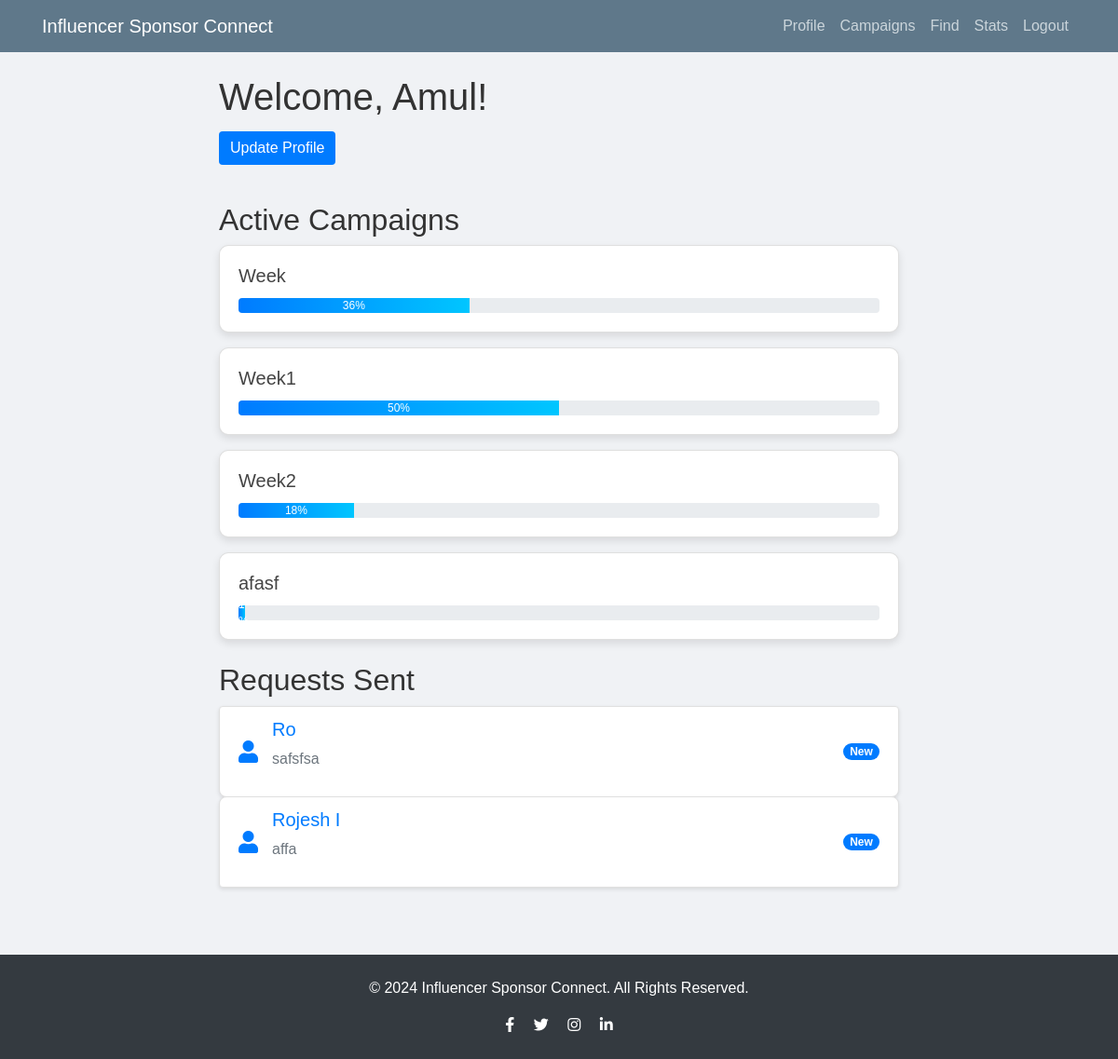
The app's page /sprofile (signed in) with its own data.
### Flask/models.py (models this page shows)
class User(db.Model,UserMixin):
    id = db.Column(db.Integer, primary_key=True)
    username = db.Column(db.String(50), unique=True, nullable=False)
    password = db.Column(db.String(100), nullable=False)
    role = db.Column(db.String(20), nullable=False)  # 'sponsor' or 'influencer' or 'admin'
    company_name = db.Column(db.String(100))  # Only for sponsors
    name = db.Column(db.String(100))  # Only for infl
    category = db.Column(db.String(50))  # For influencers: category
    niche = db.Column(db.String(50))  # For influencers: niche
    reach = db.Column(db.Integer)  # For influencers: reach
    budget = db.Column(db.Float)
    platforms = db.Column(db.String(120))  # Store platforms as comma-separated string
    blacklist = db.Column(db.Boolean(),default=False)

class Campaign(db.Model,UserMixin):
    __tablename__ = 'campaigns'
    id = db.Column(db.Integer, primary_key=True)
    user_id = db.Column(db.Integer, db.ForeignKey('user.id'), nullable=False)  # Added user_id
    campaign_name = db.Column(db.String(120), nullable=False)
    category = db.Column(db.String(80))
    budget = db.Column(db.Float)
    status = db.Column(db.String(80))
    products = db.Column(db.String(200))
    goals = db.Column(db.String(200))
    progress = db.Column(db.Integer)
    start_date = db.Column(db.Date)
    end_date = db.Column(db.Date)
    ad_requests = db.relationship('AdRequest', back_populates='campaign', cascade="all, delete-orphan")
    sponsor = db.relationship('User', backref=db.backref('campaigns', lazy=True))

class AdRequest(db.Model,UserMixin):
    __tablename__ = 'ad_requests'
    id = db.Column(db.Integer, primary_key=True)
    campaign_id = db.Column(db.Integer, db.ForeignKey('campaigns.id'), nullable=False)
    ad_name = db.Column(db.String(120), nullable=False)
    description = db.Column(db.Text, nullable=False)
    budget = db.Column(db.Float, nullable=False)
    goal = db.Column(db.String(120), nullable=False)
    influencer_name = db.Column(db.String(100), nullable=True)
    status = db.Column(db.String(120), nullable=False)
    campaign = db.relationship('Campaign', back_populates='ad_requests')
    user_id = db.Column(db.Integer, db.ForeignKey('user.id'), nullable=False)
    sponsor = db.relationship('User', backref=db.backref('ad_requests', lazy=True))

### Flask/routes.py (the view)
@app.route("/sprofile",methods=['GET','POST'])
@login_required
def sprofile():
    user_id = session.get('user_id')
    if not user_id:
        return render_template('landing_page.html')
    user = User.query.get_or_404(user_id)
    if user.role == 'influencer':
        return redirect(url_for('iprofile'))
    if 'user_id' in session:
        sponsor_id = session['user_id']
        sponsor = User.query.filter_by(id=sponsor_id, role='sponsor').first()
        if sponsor:
            new_requests = AdRequest.query.filter_by(status='NIL' , user_id=sponsor_id).all()
            active_campaigns = Campaign.query.filter_by( user_id=sponsor_id).all()
            sponsor_profile_data = {
                'username':sponsor.username,
                'name': sponsor.company_name,
                'category':sponsor.category,
                'active_campaigns': [{'id': campaign.id, 'name': campaign.campaign_name, 'progress': campaign.progress} for campaign in active_campaigns],
                'new_requests': [{'id': request.id, 'influencer_name': request.influencer_name, 'ad_details': request.ad_name} for request in new_requests]
            }
            return render_template('Sprofile.html', sponsor_profile=sponsor_profile_data)
        else:
            return "Sponsor not found."
    else:
        return "Please log in as a sponsor."

### Flask/__init__.py (called while the page is built)
@login_manager.user_loader
def load_user(user_id):
    from Flask.models import User
    return User.query.get(int(user_id))

### Flask/templates/Sprofile.html (shortened to what this page needs)
{% extends "layout.html" %}
{% block content %}
    <h1>Welcome, {{ sponsor_profile.name }}!</h1>
    <button type="button" class="btn btn-primary mb-3" data-toggle="modal" data-target="#updateProfileModal">
        Update Profile
    </button>
    <div class="my-4">
        <h2>Active Campaigns</h2>
        {% for campaign in sponsor_profile.active_campaigns %}
            <div class="card mb-3">
                <div class="card-body">
                    <h5 class="card-title">{{ campaign.name }}</h5>
                    <div class="progress">
                        <div class="progress-bar" role="progressbar" style="width: {{ campaign.progress }}%;" aria-valuenow="{{ campaign.progress }}" aria-valuemin="0" aria-valuemax="100">{{ campaign.progress }}%</div>
                    </div>
                </div>
            </div>
        {% endfor %}
    </div>
    <div class="my-4">
        <h2>Requests Sent</h2>
        <ul class="list-group">
            {% for request in sponsor_profile.new_requests %}
                <li class="list-group-item d-flex justify-content-between align-items-center">
                    <div class="d-flex align-items-center">
                        <i class="icon fas fa-user"></i>
                        <div>
                            <h5>{{ request.influencer_name }}</h5>
                            <p>{{ request.ad_details }}</p>
                        </div>
                    </div>
                    <span class="badge badge-primary badge-pill">New</span>
                </li>
            {% endfor %}
        </ul>
    </div>
{% endblock %}

### Flask/static/main.css (style rules this page uses)
body { background: #fafafa; color: #333333; margin-top: 5rem; }
h1, h2, h3, h4, h5, h6 { color: #444444; }

### Flask/templates/Sprofile.html (style rules this page uses)
body { background: #f0f2f5; font-family: 'Poppins', sans-serif; }
h1, h2 { color: #333; }
.btn-primary { background: #007bff; border: none; transition: background 0.3s ease; }
.card { border-radius: 10px; box-shadow: 0 4px 8px rgba(0, 0, 0, 0.1); transition: transform 0.3s ease; }
.progress-bar { background: linear-gradient(90deg, #007bff, #00c6ff); }
.btn { margin: 5px 0; }
.list-group-item { border: 1px solid #e0e0e0; border-radius: 8px; box-shadow: 0 2px 4px rgba(0, 0, 0, 0.1); transition: transform 0.3s ease; }
.list-group-item h5 { color: #007bff; }
.list-group-item p { color: #6c757d; }
.icon { font-size: 24px; color: #007bff; margin-right: 15px; }

### records on screen
User: name "Amul"
Campaign: name "Week", progress "36"
Campaign: name "Week1", progress "50"
Campaign: name "Week2", progress "18"
Campaign: name "afasf", {{ campaign.progress }} 1 (drawn)
AdRequest: influencer_name "Ro", ad_details "safsfsa"
AdRequest: influencer_name "Rojesh I", ad_details "affa"
